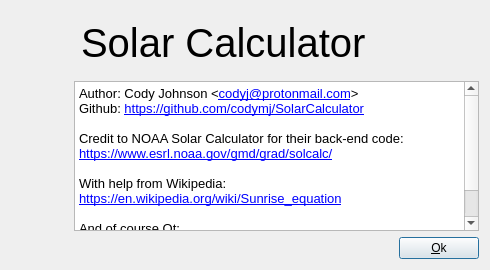
<?xml version="1.0" encoding="UTF-8"?>
<ui version="4.0">
 <class>AboutDlg</class>
 <widget class="QDialog" name="AboutDlg">
  <property name="geometry">
   <rect>
    <x>0</x>
    <y>0</y>
    <width>490</width>
    <height>270</height>
   </rect>
  </property>
  <property name="minimumSize">
   <size>
    <width>490</width>
    <height>270</height>
   </size>
  </property>
  <property name="maximumSize">
   <size>
    <width>490</width>
    <height>270</height>
   </size>
  </property>
  <property name="windowTitle">
   <string>Dialog</string>
  </property>
  <layout class="QGridLayout" name="gridLayout">
   <item row="0" column="0">
    <layout class="QHBoxLayout" name="horizontalLayout_3">
     <item>
      <widget class="QLabel" name="iconLabel">
       <property name="minimumSize">
        <size>
         <width>64</width>
         <height>64</height>
        </size>
       </property>
       <property name="maximumSize">
        <size>
         <width>64</width>
         <height>64</height>
        </size>
       </property>
       <property name="text">
        <string/>
       </property>
      </widget>
     </item>
     <item>
      <widget class="QLabel" name="label">
       <property name="font">
        <font>
         <pointsize>30</pointsize>
        </font>
       </property>
       <property name="text">
        <string>Solar Calculator</string>
       </property>
      </widget>
     </item>
    </layout>
   </item>
   <item row="1" column="0">
    <layout class="QHBoxLayout" name="horizontalLayout_2">
     <item>
      <spacer name="horizontalSpacer_2">
       <property name="orientation">
        <enum>Qt::Horizontal</enum>
       </property>
       <property name="sizeHint" stdset="0">
        <size>
         <width>40</width>
         <height>20</height>
        </size>
       </property>
      </spacer>
     </item>
     <item>
      <widget class="QTextBrowser" name="textBrowser">
       <property name="minimumSize">
        <size>
         <width>405</width>
         <height>150</height>
        </size>
       </property>
       <property name="maximumSize">
        <size>
         <width>405</width>
         <height>150</height>
        </size>
       </property>
       <property name="acceptDrops">
        <bool>false</bool>
       </property>
       <property name="autoFillBackground">
        <bool>false</bool>
       </property>
       <property name="html">
        <string>&lt;!DOCTYPE HTML PUBLIC &quot;-//W3C//DTD HTML 4.0//EN&quot; &quot;http://www.w3.org/TR/REC-html40/strict.dtd&quot;&gt;
&lt;html&gt;&lt;head&gt;&lt;meta name=&quot;qrichtext&quot; content=&quot;1&quot; /&gt;&lt;style type=&quot;text/css&quot;&gt;
p, li { white-space: pre-wrap; }
&lt;/style&gt;&lt;/head&gt;&lt;body style=&quot; font-family:'DejaVu Sans'; font-size:10pt; font-weight:400; font-style:normal;&quot;&gt;
&lt;p style=&quot; margin-top:0px; margin-bottom:0px; margin-left:0px; margin-right:0px; -qt-block-indent:0; text-indent:0px;&quot;&gt;&lt;span style=&quot; font-family:'Droid Sans Fallback';&quot;&gt;Author: Cody Johnson &amp;lt;&lt;/span&gt;&lt;a href=&quot;mailto:codyj@protonmail.com&quot;&gt;&lt;span style=&quot; font-family:'Droid Sans Fallback'; text-decoration: underline; color:#0000ff;&quot;&gt;codyj@protonmail.com&lt;/span&gt;&lt;/a&gt;&lt;span style=&quot; font-family:'Droid Sans Fallback';&quot;&gt;&amp;gt;&lt;br /&gt;Github: &lt;/span&gt;&lt;a href=&quot;https://github.com/codymj/SolarCalculator&quot;&gt;&lt;span style=&quot; font-family:'Droid Sans Fallback'; text-decoration: underline; color:#0000ff;&quot;&gt;https://github.com/codymj/SolarCalculator&lt;/span&gt;&lt;/a&gt;&lt;/p&gt;
&lt;p style=&quot;-qt-paragraph-type:empty; margin-top:0px; margin-bottom:0px; margin-left:0px; margin-right:0px; -qt-block-indent:0; text-indent:0px; font-family:'Droid Sans Fallback';&quot;&gt;&lt;br /&gt;&lt;/p&gt;
&lt;p style=&quot; margin-top:0px; margin-bottom:0px; margin-left:0px; margin-right:0px; -qt-block-indent:0; text-indent:0px;&quot;&gt;&lt;span style=&quot; font-family:'Droid Sans Fallback';&quot;&gt;Credit to NOAA Solar Calculator for their back-end code:&lt;/span&gt;&lt;/p&gt;
&lt;p style=&quot; margin-top:0px; margin-bottom:0px; margin-left:0px; margin-right:0px; -qt-block-indent:0; text-indent:0px;&quot;&gt;&lt;a href=&quot;https://www.esrl.noaa.gov/gmd/grad/solcalc/&quot;&gt;&lt;span style=&quot; font-family:'Droid Sans Fallback'; text-decoration: underline; color:#0000ff;&quot;&gt;https://www.esrl.noaa.gov/gmd/grad/solcalc/&lt;/span&gt;&lt;/a&gt;&lt;/p&gt;
&lt;p style=&quot;-qt-paragraph-type:empty; margin-top:0px; margin-bottom:0px; margin-left:0px; margin-right:0px; -qt-block-indent:0; text-indent:0px; font-family:'Droid Sans Fallback';&quot;&gt;&lt;br /&gt;&lt;/p&gt;
&lt;p style=&quot; margin-top:0px; margin-bottom:0px; margin-left:0px; margin-right:0px; -qt-block-indent:0; text-indent:0px;&quot;&gt;&lt;span style=&quot; font-family:'Droid Sans Fallback';&quot;&gt;With help from Wikipedia:&lt;/span&gt;&lt;/p&gt;
&lt;p style=&quot; margin-top:0px; margin-bottom:0px; margin-left:0px; margin-right:0px; -qt-block-indent:0; text-indent:0px;&quot;&gt;&lt;a href=&quot;https://en.wikipedia.org/wiki/Sunrise_equation&quot;&gt;&lt;span style=&quot; font-family:'Droid Sans Fallback'; text-decoration: underline; color:#0000ff;&quot;&gt;https://en.wikipedia.org/wiki/Sunrise_equation&lt;/span&gt;&lt;/a&gt;&lt;/p&gt;
&lt;p style=&quot;-qt-paragraph-type:empty; margin-top:0px; margin-bottom:0px; margin-left:0px; margin-right:0px; -qt-block-indent:0; text-indent:0px; font-family:'Droid Sans Fallback';&quot;&gt;&lt;br /&gt;&lt;/p&gt;
&lt;p style=&quot; margin-top:0px; margin-bottom:0px; margin-left:0px; margin-right:0px; -qt-block-indent:0; text-indent:0px;&quot;&gt;&lt;span style=&quot; font-family:'Droid Sans Fallback';&quot;&gt;And of course Qt:&lt;/span&gt;&lt;/p&gt;
&lt;p style=&quot; margin-top:0px; margin-bottom:0px; margin-left:0px; margin-right:0px; -qt-block-indent:0; text-indent:0px;&quot;&gt;&lt;a href=&quot;https://www.qt.io/&quot;&gt;&lt;span style=&quot; font-family:'Droid Sans Fallback'; text-decoration: underline; color:#0000ff;&quot;&gt;https://www.qt.io/&lt;/span&gt;&lt;/a&gt;&lt;/p&gt;
&lt;p style=&quot;-qt-paragraph-type:empty; margin-top:0px; margin-bottom:0px; margin-left:0px; margin-right:0px; -qt-block-indent:0; text-indent:0px; font-family:'Droid Sans Fallback';&quot;&gt;&lt;br /&gt;&lt;/p&gt;&lt;/body&gt;&lt;/html&gt;</string>
       </property>
       <property name="acceptRichText">
        <bool>true</bool>
       </property>
      </widget>
     </item>
    </layout>
   </item>
   <item row="2" column="0">
    <layout class="QHBoxLayout" name="horizontalLayout">
     <item>
      <spacer name="horizontalSpacer">
       <property name="orientation">
        <enum>Qt::Horizontal</enum>
       </property>
       <property name="sizeHint" stdset="0">
        <size>
         <width>40</width>
         <height>20</height>
        </size>
       </property>
      </spacer>
     </item>
     <item>
      <widget class="QPushButton" name="pushButton">
       <property name="text">
        <string>&amp;Ok</string>
       </property>
      </widget>
     </item>
    </layout>
   </item>
  </layout>
 </widget>
 <resources/>
 <connections>
  <connection>
   <sender>pushButton</sender>
   <signal>clicked()</signal>
   <receiver>AboutDlg</receiver>
   <slot>accept()</slot>
   <hints>
    <hint type="sourcelabel">
     <x>439</x>
     <y>255</y>
    </hint>
    <hint type="destinationlabel">
     <x>421</x>
     <y>268</y>
    </hint>
   </hints>
  </connection>
 </connections>
</ui>
